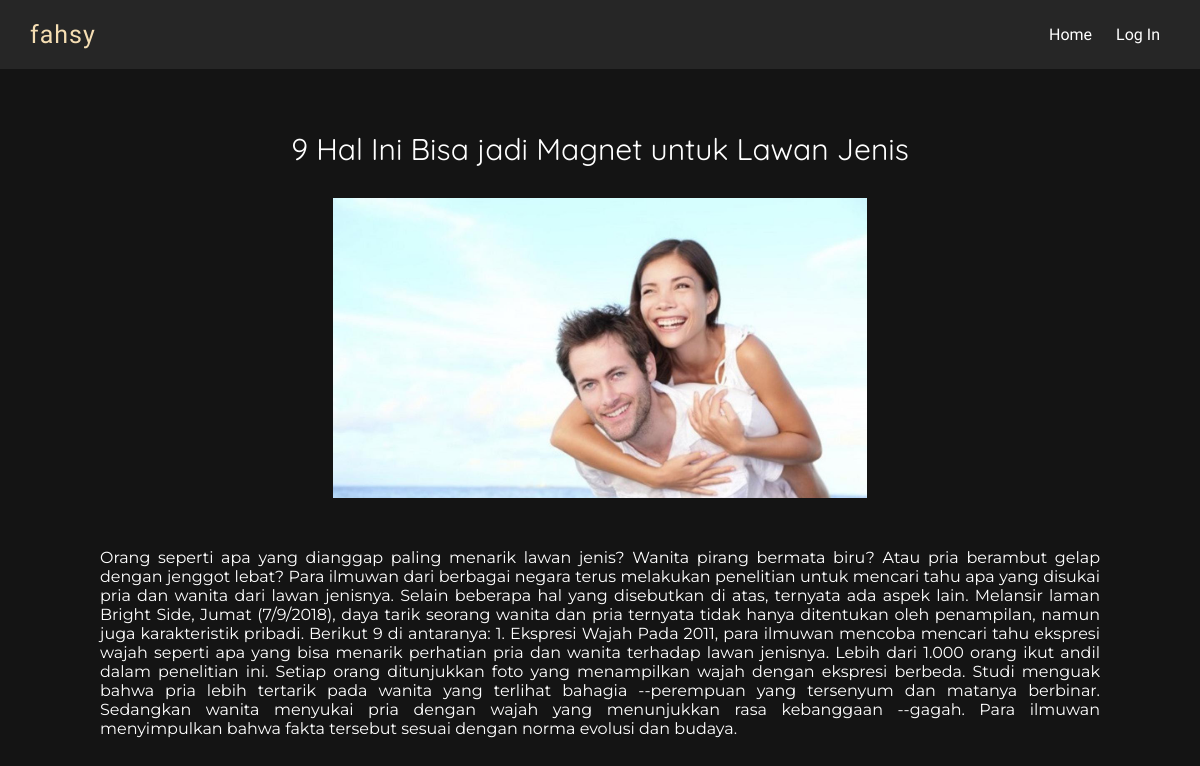
The app's page /detail.php?id=9 with its own data.
### tables this page shows
CREATE TABLE `post` (
  `id` int(11) NOT NULL,
  `title` varchar(100) NOT NULL,
  `date` varchar(50) NOT NULL,
  `content` text NOT NULL,
  `imageurl` varchar(150) NOT NULL,
  `id_author` int(11) NOT NULL,
  `status` int(1) NOT NULL
);

### detail.php (the view, shortened to what this page needs)
<?php
    require('db/dbconfig.php');
    $log = 'Log In';
    $post_id = $_GET['id'];
    $data = mysqli_query($mysqli,"select * from post where id='$post_id'");
    $res = mysqli_fetch_assoc($data);
?>
<html lang="en">
<head>
    <link rel="stylesheet" href="style/nav.css">
    <link rel="stylesheet" href="style/detail.css">
</head>
<body>
    <nav>
        <div class="nav__logo">
            <p>fahsy</p>
        </div>
        <div class="nav__link">
            <a href="index.php">Home</a>
            <a href="login.php"><?= $log ?></a>
        </div>
    </nav>
    <div class="content">
        <div class="content__title">
            <p class="content__title--modifier"><?= $res['title'] ?></p>
        </div>
        <div class="content__image">
            <img src="<?= $res['imageurl'] ?>" alt="" class="image">
        </div>
        <div class="content__content">
            <p class="content__content--modifier"><?= $res['content'] ?></p>
        </div>
    </div>
</body>
</html>

### style/nav.css (style rules this page uses)
* { padding: 0; margin: 0; box-sizing: border-box; }
nav { width: 100%; height: auto; background-color: #262626; display: flex; justify-content: space-between; padding: 20px 30px; align-items: center; position: fixed; }
.nav__logo { color: wheat; font-family: 'Comic Neue', cursive; font-size: 25px; letter-spacing: 1px; }
.nav__link { cursor: default; }
a { margin: 0px 10px; font-family: 'Comic Neue', cursive; color: white; text-decoration: none; }

### style/detail.css (style rules this page uses)
* { margin: 0; padding: 0; box-sizing: border-box; }
body { background-color: #141414; }
.content { max-width: 1000px; padding: 100px 0px 0px 0px; margin: 0 auto; }
.content__title { width: 100%; text-align: center; padding: 30px 0px; }
.content__title--modifier { font-family: 'Quicksand', sans-serif; color: white; font-size: 30px; }
.content__image { max-width: min-content; height: min-content; margin: 0 auto; }
.image { height: 300px; }
.content__content { width: 100%; text-align: justify; }
.content__content--modifier { font-family: 'Montserrat', sans-serif; color: white; padding: 50px 0px; }

### records on screen
post: title "9 Hal Ini Bisa jadi Magnet untuk Lawan Jenis", imageurl (picture), content "Orang seperti apa yang dianggap paling menarik lawan jenis? Wanita pirang bermata biru? Atau pria berambut gelap dengan jenggot lebat? Para ilmuwan dari berbagai negara terus melakukan penelitian untuk mencari tahu apa yang disukai pria dan wanita dari lawan jenisnya. Selain beberapa hal yang disebutkan di atas, ternyata ada aspek lain. Melansir laman Bright Side, Jumat (7/9/2018), daya tarik seorang wanita dan pria ternyata tidak hanya ditentukan oleh penampilan, namun juga karakteristik pribadi. Berikut 9 di antaranya: 1. Ekspresi Wajah Pada 2011, para ilmuwan mencoba mencari tahu ekspresi wajah seperti apa yang bisa menarik perhatian pria dan wanita terhadap lawan jenisnya. Lebih dari…"

### other values on screen
$log "Log In"
